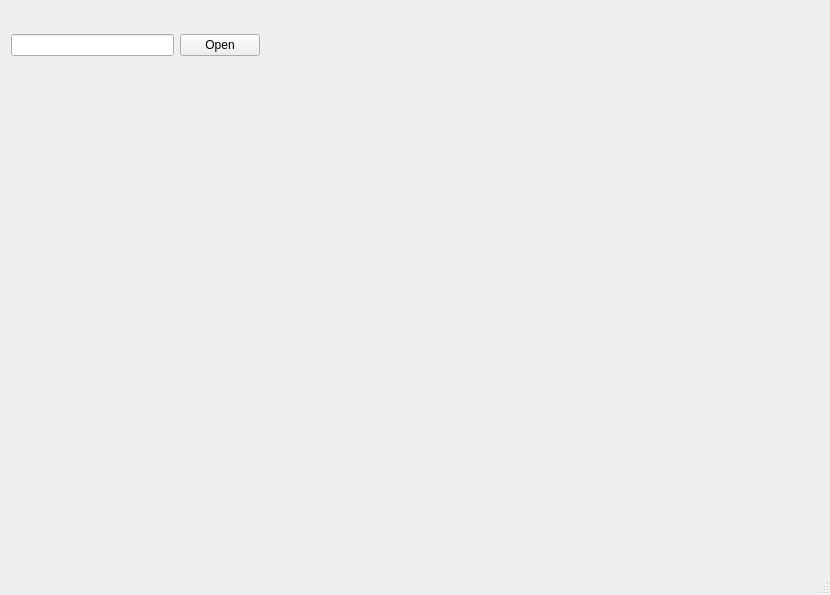
<?xml version="1.0" encoding="UTF-8"?>
<ui version="4.0">
 <class>MainWindow</class>
 <widget class="QMainWindow" name="MainWindow">
  <property name="geometry">
   <rect>
    <x>0</x>
    <y>0</y>
    <width>830</width>
    <height>595</height>
   </rect>
  </property>
  <property name="windowTitle">
   <string>MainWindow</string>
  </property>
  <widget class="QWidget" name="centralwidget">
   <widget class="QWidget" name="layoutWidget">
    <property name="geometry">
     <rect>
      <x>11</x>
      <y>21</y>
      <width>249</width>
      <height>48</height>
     </rect>
    </property>
    <layout class="QHBoxLayout" name="horizontalLayout">
     <item>
      <widget class="QLineEdit" name="lineEdit"/>
     </item>
     <item>
      <widget class="QPushButton" name="pushButton">
       <property name="text">
        <string>Open</string>
       </property>
      </widget>
     </item>
    </layout>
   </widget>
   <widget class="QWidget" name="widget" native="true">
    <property name="geometry">
     <rect>
      <x>260</x>
      <y>10</y>
      <width>551</width>
      <height>531</height>
     </rect>
    </property>
    <widget class="QWidget" name="formLayoutWidget">
     <property name="geometry">
      <rect>
       <x>10</x>
       <y>10</y>
       <width>531</width>
       <height>511</height>
      </rect>
     </property>
     <layout class="QFormLayout" name="formLayout"/>
    </widget>
   </widget>
  </widget>
  <widget class="QMenuBar" name="menubar">
   <property name="geometry">
    <rect>
     <x>0</x>
     <y>0</y>
     <width>830</width>
     <height>26</height>
    </rect>
   </property>
  </widget>
  <widget class="QStatusBar" name="statusbar"/>
 </widget>
 <resources/>
 <connections/>
</ui>
